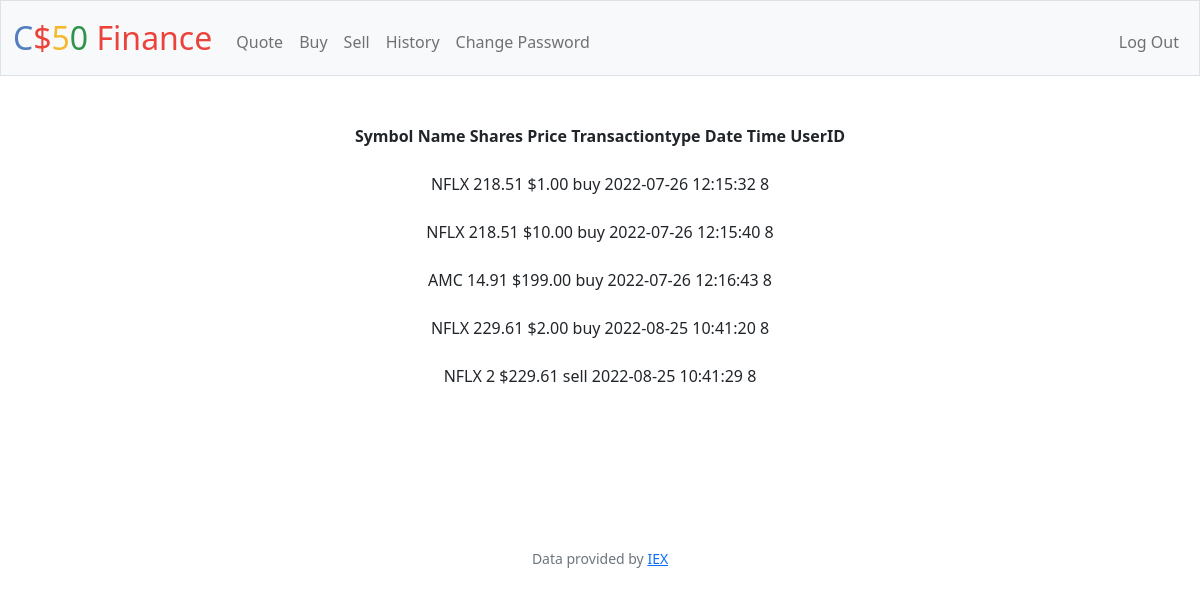
Page /history (signed in) on the committed database.
### tables this page shows
CREATE TABLE 'transactions' ('symbol' text NOT NULL, 'price' , 'shares' , 'transactiontype' , 'date' date NOT NULL, 'time' time NOT NULL,'userID' text, PRIMARY KEY ('symbol', 'date', 'time'));

### app.py (the view)
@app.route("/history")
@login_required
def history():
    transactions = db.execute(
        "SELECT * FROM transactions WHERE userID = ?",
        session["user_id"],)
    infos = ""
    if not transactions:
        infos = "No transactions found!"
    return render_template(
        "history.html", transactions=transactions, infos=infos)

### app.py (called while the page is built)
@app.after_request
def after_request(response):
    response.headers["Cache-Control"] = "no-cache, no-store, must-revalidate"
    response.headers["Expires"] = 0
    response.headers["Pragma"] = "no-cache"
    return response

### helpers.py (called while the page is built)
def login_required(f):
    @wraps(f)
    def decorated_function(*args, **kwargs):
        if session.get("user_id") is None:
            return redirect("/login")
        return f(*args, **kwargs)
    return decorated_function

def usd(value):
    return f"${value:,.2f}"

### templates/history.html (shortened to what this page needs)
{% extends "layout.html" %}
{% block main %}
    <table class="table">
        <head>
            <b>
            <h>Symbol </h>
            <h>Name </h>
            <h>Shares </h>
            <h>Price </h>
            <h>Transactiontype </h>
            <h>Date </h>
            <h>Time </h>
            <h>UserID </h>
            </b>
        </head>
        <br><br>
        <body>
        {% for s in transactions %}
            <row>{{s.symbol}} </row>
            <row>{{s.shares}} </row>
            <row>{{s.price | usd }} </row>
            <row>{{s.transactiontype}} </row>
            <row>{{s.date}} </row>
            <row>{{s.time}} </row>
            <row>{{s.userID}} </row>
            <br><br>
        {% endfor %}
        <br>
        <row>{{infos}}</row><br><br>
        </body>
    </table>
{% endblock %}

### rows in the picture
transactions: symbol "NFLX", shares "218.51", price "$1.00", transactiontype "buy", date "2022-07-26", time "12:15:32", userID "8"
transactions: symbol "NFLX", shares "218.51", price "$10.00", transactiontype "buy", date "2022-07-26", time "12:15:40", userID "8"
transactions: symbol "AMC", shares "14.91", price "$199.00", transactiontype "buy", date "2022-07-26", time "12:16:43", userID "8"
transactions: symbol "NFLX", shares "229.61", price "$2.00", transactiontype "buy", date "2022-08-25", time "10:41:20", userID "8"
transactions: symbol "NFLX", shares "2", price "$229.61", transactiontype "sell", date "2022-08-25", time "10:41:29", userID "8"
